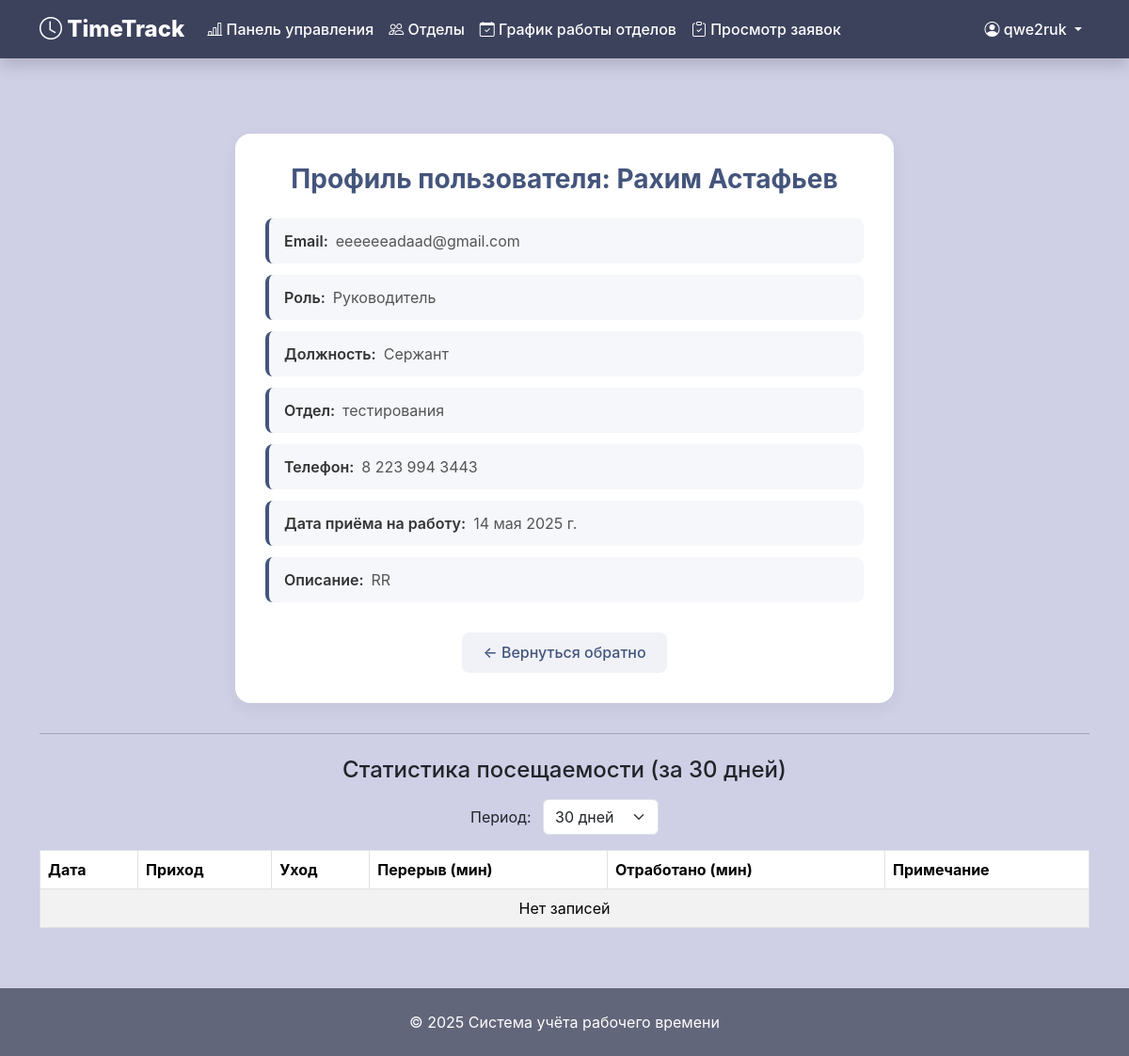
Before: /profile/7/ (signed in) with the older database file.
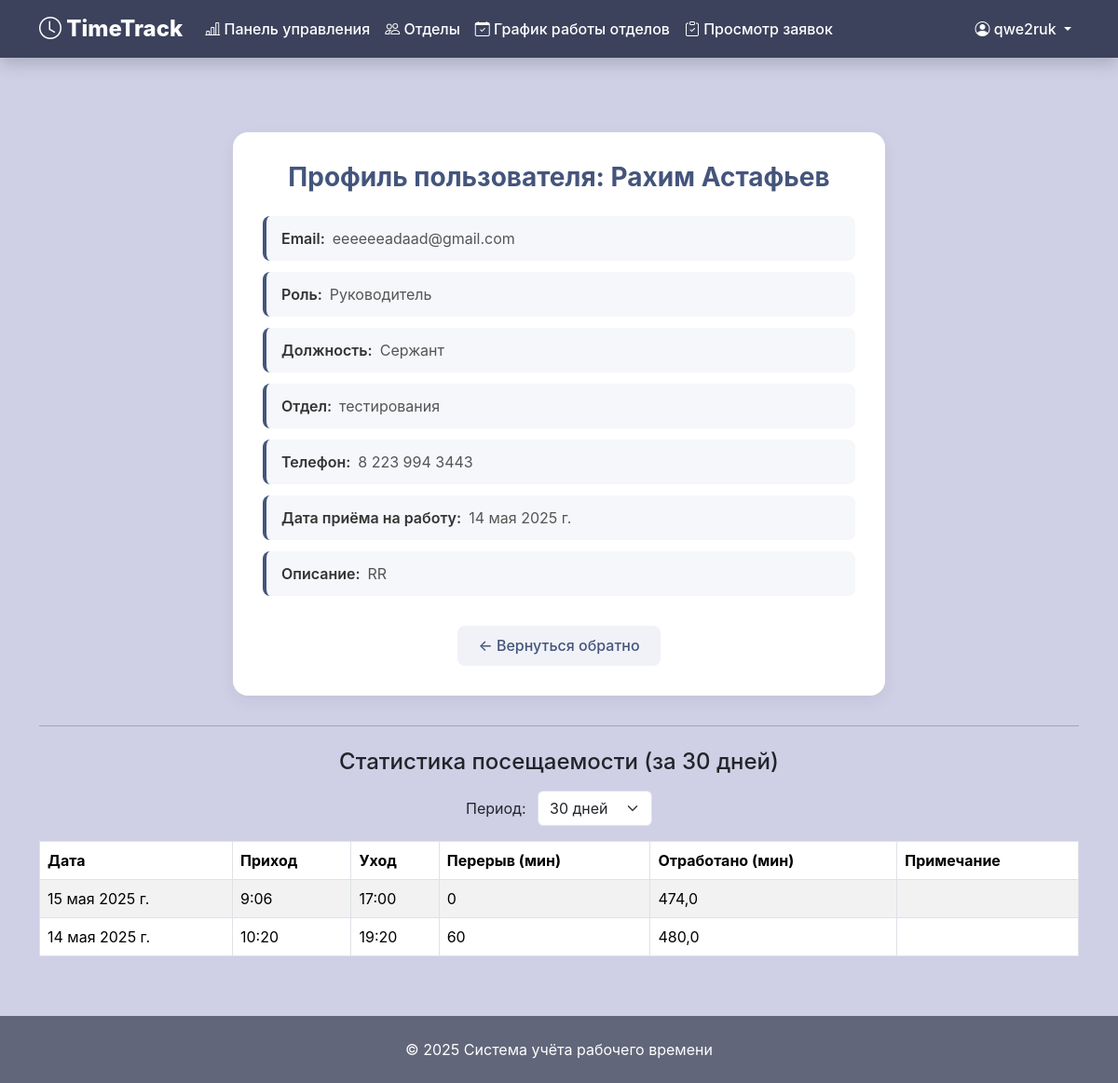
After: the same page with the newer database file.
### time_site/models.py (models this page shows, shortened)
class WorkLog(models.Model):
    user = models.ForeignKey(settings.AUTH_USER_MODEL, on_delete=models.CASCADE)
    date = models.DateField(default=timezone.now)
    check_in = models.TimeField(null=True, blank=True, verbose_name="Вход")
    check_out = models.TimeField(null=True, blank=True, verbose_name="Выход")
    break_minutes = models.PositiveIntegerField(default=0, verbose_name="Перерыв (мин)")
    note = models.TextField(blank=True, verbose_name="Примечание")
    @property
    def worked_time_minutes(self):
        if self.check_in and self.check_out:
            delta = datetime.combine(date.min, self.check_out) - datetime.combine(date.min, self.check_in)
            return max((delta.total_seconds() // 60) - self.break_minutes, 0)
        return 0
    class Meta:
        verbose_name = "Запись рабочего времени"
        verbose_name_plural = "Рабочие записи"
        unique_together = ['user', 'date']

### time_site/views/profile.py (the view)
# urls.py: path('profile/<int:user_id>/', public_profile_view, name='public_profile'),
def public_profile_view(request, user_id):
    user = get_object_or_404(CustomUser, id=user_id)
    if not (request.user == user or request.user.is_manager or request.user.is_admin):
        raise PermissionDenied()
    period = request.GET.get('period', '30')
    try:
        days = int(period)
    except ValueError:
        days = 30
    start_date = now().date() - timedelta(days=days)
    logs = WorkLog.objects.filter(user=user, date__gte=start_date).order_by('-date')
    return render(request, 'profile/public_profile.html', {
        'user_profile': user,
        'logs': logs,
        'selected_period': days,
    })

### time_site/models.py (called while the page is built)
    def __str__(self):
        return self.name

    @property
    def is_manager(self):
        return self.role == 'Руководитель'

### time_site/templates/profile/public_profile.html (shortened to what this page needs)
{% extends 'base.html' %}
{% block content %}
<div class="public-profile-container">
    <h2 class="public-profile-title">
        Профиль пользователя: {{ user_profile.get_full_name|default:user_profile.username }}
    </h2>
    <div class="profile-info-item">
        <span class="profile-info-label">Email:</span>
        <span class="profile-info-value">{{ user_profile.email }}</span>
    </div>
    <div class="profile-info-item">
        <span class="profile-info-label">Роль:</span>
        <span class="profile-info-value">{{ user_profile.role }}</span>
    </div>
    <div class="profile-info-item">
        <span class="profile-info-label">Должность:</span>
        <span class="profile-info-value">{{ user_profile.post }}</span>
    </div>
    <div class="profile-info-item">
        <span class="profile-info-label">Отдел:</span>
        <span class="profile-info-value">{{ user_profile.department }}</span>
    </div>
    <div class="profile-info-item">
        <span class="profile-info-label">Телефон:</span>
        <span class="profile-info-value">{{ user_profile.phone }}</span>
    </div>
    <div class="profile-info-item">
        <span class="profile-info-label">Дата приёма на работу:</span>
        <span class="profile-info-value">{{ user_profile.hire_date }}</span>
    </div>
    <div class="profile-info-item">
        <span class="profile-info-label">Описание:</span>
        <span class="profile-info-value">{{ user_profile.description }}</span>
    </div>
    <div class="back-button-container">
        <a href="javascript:history.back()" class="btn-back">
            ← Вернуться обратно
        </a>
    </div>
</div>
<hr class="my-4">
<h4 class="text-center mb-3">Статистика посещаемости (за {{ selected_period }} дней)</h4>
<form method="get" class="mb-3 text-center">
  <label>Период:
    <select name="period" onchange="this.form.submit()" class="form-select d-inline-block w-auto ms-2">
      <option value="30" {% if selected_period == 30 %}selected{% endif %}>30 дней</option>
    </select>
  </label>
</form>
<table class="table table-bordered table-striped">
  <thead>
    <tr>
      <th>Дата</th>
      <th>Приход</th>
      <th>Уход</th>
      <th>Перерыв (мин)</th>
      <th>Отработано (мин)</th>
      <th>Примечание</th>
    </tr>
  </thead>
  <tbody>
    {% for log in logs %}
    <tr>
      <td>{{ log.date }}</td>
      <td>{{ log.check_in|default:"—" }}</td>
      <td>{{ log.check_out|default:"—" }}</td>
      <td>{{ log.break_minutes }}</td>
      <td>{{ log.worked_time_minutes }}</td>
      <td>{{ log.note }}</td>
    </tr>
    {% empty %}
    <tr>
      <td colspan="6" class="text-center">Нет записей</td>
    </tr>
    {% endfor %}
  </tbody>
</table>
{% endblock %}

Changed rows visible on the page:
added WorkLog: date "15 мая 2025 г.", check_in "9:06", check_out "17:00", break_minutes "0", worked_time_minutes "474,0"
added WorkLog: date "14 мая 2025 г.", check_in "10:20", check_out "19:20", break_minutes "60", worked_time_minutes "480,0"
Other visible differences:
text no longer shown: "Нет записей"
